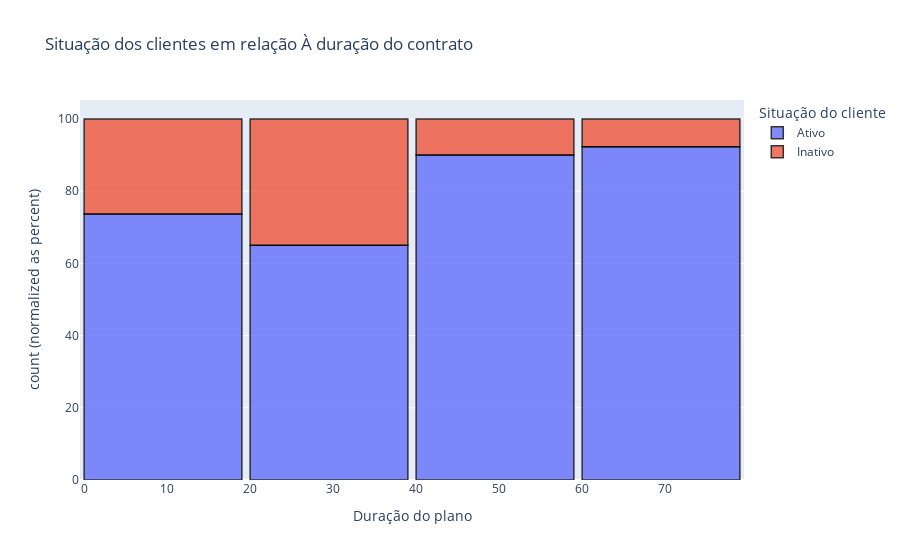

The notebook cell saved with this chart:
### Markdown cell above
### **3.3.1 - Tempo total de contrato**

### Code cell
# Dataframe de plotagem
df_contrato = df.Meses_Contrato.value_counts()
df_contrato = df_contrato.to_frame().reset_index()
df_contrato.columns = ['Duração do plano', 'Quantidade']
df_contrato['Situação do cliente'] = df.Cliente_Inativo
df_contrato['Situação do cliente'] = df_contrato['Situação do cliente'].map({0:'Ativo', 1:'Inativo'})

# Plotagem do histograma
fig = px.histogram(df_contrato, x="Duração do plano", color = "Situação do cliente", nbins = 5,
    title="Situação dos clientes em relação à duração do contrato", barnorm='percent')
fig.update_traces( opacity=0.8, marker_line_width=1.5, marker_line_color = 'rgb(0,0,0)')
fig.update_layout(bargap=0.05)
fig.show()

### Figure 1 — Plotly figure (JSON) as saved in the notebook; plotly's stock layout.template omitted (floating-point values rounded to 4 significant figures)
{"data": [{"alignmentgroup": "True", "bingroup": "x", "hovertemplate": "Situação do cliente=Ativo<br>Duração do plano=%{x}<br>count (normalized as percent)=%{y}<extra></extra>", "legendgroup": "Ativo", "marker": {"color": "#636efa", "line": {"color": "rgb(0,0,0)", "width": 1.5}, "pattern": {"shape": ""}}, "name": "Ativo", "nbinsx": 5, "offsetgroup": "Ativo", "opacity": 0.8, "orientation": "v", "showlegend": true, "type": "histogram", "x": [1, 72, 71, 5, 7, 8, 9, 70, 12, 10, 6, 13, 68, 11, 15, 69, 22, 66, 23, 16, 56, 64, 52, 25, 26, 61, 65, 60, 14, 46, 19, 63, 27, 30, 20, 62, 53, 41, 32, 51, 54, 50, 47, 58, 42, 57, 43, 37, 34, 33, 48, 55, 45, 59, 28, 39, 44], "xaxis": "x", "yaxis": "y"}, {"alignmentgroup": "True", "bingroup": "x", "hovertemplate": "Situação do cliente=Inativo<br>Duração do plano=%{x}<br>count (normalized as percent)=%{y}<extra></extra>", "legendgroup": "Inativo", "marker": {"color": "#EF553B", "line": {"color": "rgb(0,0,0)", "width": 1.5}, "pattern": {"shape": ""}}, "name": "Inativo", "nbinsx": 5, "offsetgroup": "Inativo", "opacity": 0.8, "orientation": "v", "showlegend": true, "type": "histogram", "x": [2, 3, 4, 67, 18, 24, 35, 17, 29, 49, 31, 40, 21, 38, 36], "xaxis": "x", "yaxis": "y"}], "layout": {"bargap": 0.05, "barmode": "relative", "barnorm": "percent", "legend": {"title": {"text": "Situação do cliente"}, "tracegroupgap": 0}, "title": {"text": "Situação dos clientes em relação À duração do contrato"}, "xaxis": {"anchor": "y", "domain": [0, 1], "title": {"text": "Duração do plano"}}, "yaxis": {"anchor": "x", "domain": [0, 1], "title": {"text": "count (normalized as percent)"}}}}
